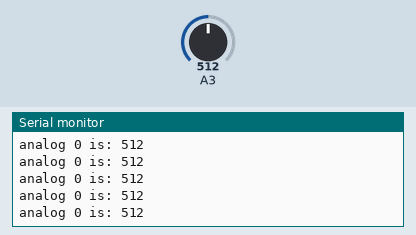
Recording of a sketch running on a simulated Arduino Uno, built with avr-gcc and run on an emulated ATmega328P. On the bench: the last lines printed to the serial monitor. The inputs (shaded band) are chosen by the test bench; at power-on: A3 = 512.

Above: at 1.2 s.
1.3 s: A3 set to 716
At 1.68 s:
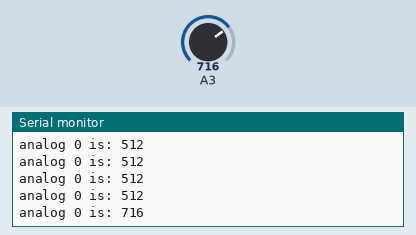
2.8 s: A3 set to 900
At 2.93 s:
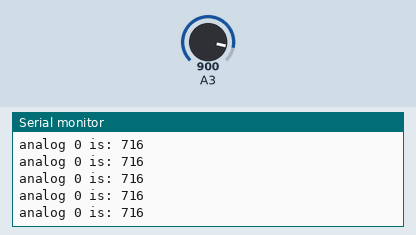
Timing chart, 0 to 5.8 s (numbered marks = the images above; inputs shaded):
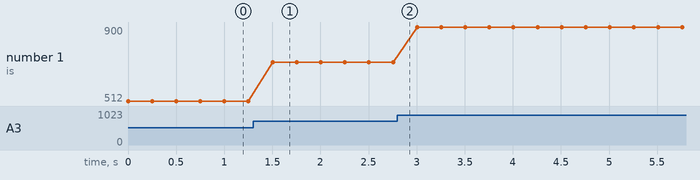

Measured:
- after the input at 1.3 s, the serial monitor: prints a new line after 0.20 s (image 1)
- plotted number 1: 512 → 716 after the input at 1.3 s, 716 → 900 after the input at 2.8 s

The sketch:

test_pot.ino
```cpp
void setup()
{
  Serial.begin(38400);
}

int val;

void loop()
{
  val = analogRead(17);
  Serial.print("analog 0 is: ");
  Serial.println(val);
  delay(250);
}
```
